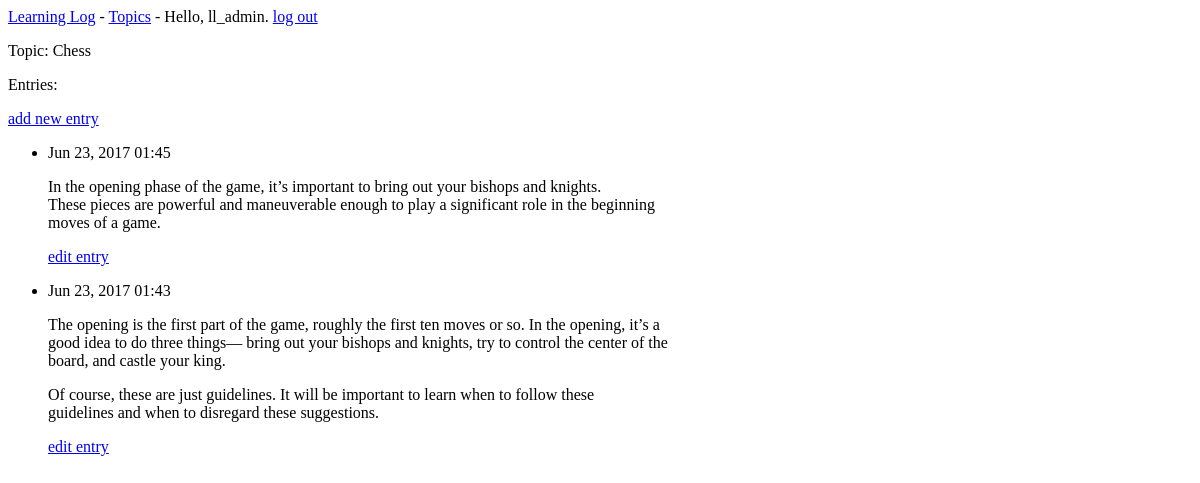
The app's page /topics/1/ (signed in), older data.
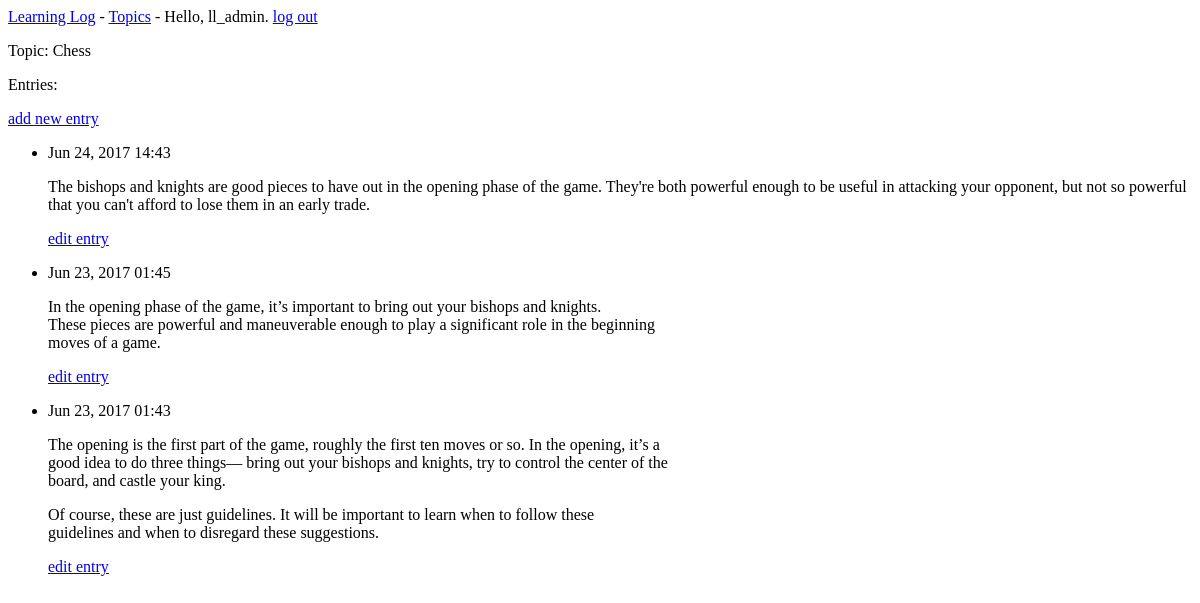
The same page, newer data.
### learning_logs/models.py (models this page shows, shortened)
class Topic(models.Model):
	text = models.CharField(max_length=200)
	date_added = models.DateTimeField(auto_now_add=True)
	owner = models.ForeignKey(User)
	def __str__(self):
		return self.text

class Entry(models.Model):
	topic = models.ForeignKey(Topic)
	text = models.TextField()
	date_added = models.DateTimeField(auto_now_add=True)
	class Meta:
		verbose_name_plural = 'entries'

### learning_logs/views.py (the view)
# urls.py: url(r'^topics/(?P<topic_id>\d+)/$', views.topic, name='topic'),
@login_required
def topic(request, topic_id):
	topic = Topic.objects.get(id=topic_id)
	if topic.owner != request.user:
		raise Http404
	entries = topic.entry_set.order_by('-date_added')
	context = {'topic': topic, 'entries': entries}
	return render(request, 'learning_logs/topic.html', context)

### learning_logs/templates/learning_logs/topic.html
{% extends 'learning_logs/base.html' %}
{% block content %}
  <p>Topic: {{ topic }}</p>
  <p>Entries:</p>
  <p>
    <a href="{% url 'learning_logs:new_entry' topic.id %}">add new entry</a>
  </p>
  <ul>
  {% for entry in entries %}
    <li>
	  <p>{{ entry.date_added|date:'M d, Y H:i' }}</p>
	  <p>{{ entry.text|linebreaks }}</p>
	  <p>
		<a href="{% url 'learning_logs:edit_entry' entry.id %}">edit entry</a>
	  </p>
	</li>
  {% empty %}
    <li>
	  There are no entries for this topic yet.
	</li>
  {% endfor %}
  </ul>
{% endblock content %}

### learning_logs/templates/learning_logs/base.html
<p>
  <a href="{% url 'learning_logs:index' %}">Learning Log</a> -
  <a href="{% url 'learning_logs:topics' %}">Topics</a> -
  {% if user.is_authenticated %}
    Hello, {{ user.username }}.
    <a href="{% url 'users:logout' %}">log out</a>
  {% else %}
    <a href="{% url 'users:register' %}">register</a> -
    <a href="{% url 'users:login' %}">log in</a>
  {% endif %}
</p>
{% block content %}{% endblock content %}

Row changes from the older to the newer data that the page shows:
added Entry: date_added "Jun 24, 2017 14:43", text "The bishops and knights are good pieces to have out in the opening phase of the game. They're both powerful enough to be useful in attacking your opponent, but not so powerful that you can't afford to lose them in an early trade."
